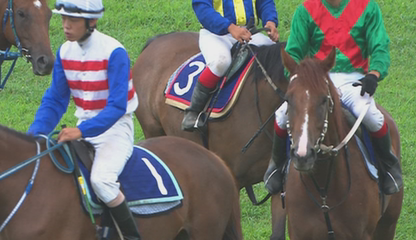
%> input picture 运动估计与补偿/18.png, 416 x 240 px
$ octave main.m   (GNU Octave 9; MATLAB toolbox functions it lacks are replaced by stand-ins)
%> lines starting %> are read from the running program, lines starting %| are printed output that depends on the picture
### 运动估计与补偿/BinarySearch.m
function [motion_vector,block_center] = BinarySearch(cur_img, ref_img, macro_block_size, dm)
    %% 定义基本变量
    % search_times 记录搜索次数
    search_times = 0;
    [row, col] = size(cur_img);
    % 定义每个宏块中心点位置
    block_center = zeros(2, row*col/(macro_block_size^2));
    % 定义每个宏块运动矢量
    motion_vector = zeros(2,row*col/(macro_block_size^2));
    % 记录当前处理的宏块的下标
    macro_block_index= 1;
    % 设置初始步长
    step = dm;
    fprintf("====================================================================\n");
    fprintf("三步搜索法:\n");
    % 开启 profile
    profile on

    %% 三步搜索法实现
    %当前帧起始行搜索范围，步长是块数
    for i = 1:macro_block_size:row-macro_block_size+1
        for j = 1:macro_block_size:col-macro_block_size+1 %当前帧起始列搜索范围，步长是块数
            % 每次走step这么长，一层遍历是3次，两层遍历就是9次

            start_row = i;
            start_col = j;
            last = 100000;
            min_row = -1;
            min_col = -1;
            % 只要step还大于0就继续循环
            while step > 0
                %costs = ones(3,3)*100000;
                for m= -step: step: step
                    for n= -step: step: step
                        ref_block_row = start_row+m; %参考帧搜索框起始行
                        ref_block_col = start_col+n; %参考帧搜索框起始列
                        search_times = search_times + 1;
                        % 如果超出搜索范围直接退出
                        if (ref_block_row < 1|| ref_block_row+macro_block_size-1 > row || ref_block_col < 1 || ref_block_col+macro_block_size-1 > col)
                            continue;
                        end
                        %计算SAD
                        cost = SAD(cur_img(i:i+macro_block_size-1,j:j+macro_block_size-1),ref_img(ref_block_row:ref_block_row+macro_block_size-1,ref_block_col:ref_block_col+macro_block_size-1));
                        if(last > cost)
                            last = cost;
                            min_row = ref_block_row;
                            min_col = ref_block_col;
                        end
                    end
                end
                % 每次9个点搜索结束后步长减半

                if step > 1
                    start_row = min_row;
                    start_col = min_col;
                end
                step = floor(step / 2);
            end
            % 恢复初始步长
            step = dm;

            block_center(1,macro_block_index) = i+ macro_block_size/2-1;
            block_center(2,macro_block_index) = j+ macro_block_size/2-1;

            motion_vector(1,macro_block_index) = min_row-i;
            motion_vector(2,macro_block_index) = min_col-j;
            macro_block_index = macro_block_index+1;
         end
    end
    %% 后处理，打印信息，记录profile运行结果
    % 查看profile结果
    profile viewer
    p = profile('info');
    % 保存profile 结果
    profsave(p,'profile_results')
    % 打印搜索次数
    fprintf("共搜索了%d次\n", search_times);
    fprintf("====================================================================\n");
end

### 运动估计与补偿/motion_compensation.m
function pred_img = motion_compensation(ref_img, motion_vector, macro_block_size)
    [row,col] = size(ref_img);
    macro_block_index = 1;
    for i = 1:macro_block_size:row-macro_block_size+1
        for j = 1:macro_block_size:col-macro_block_size+1
             pred_img(i:i+macro_block_size-1,j:j+macro_block_size-1) = ref_img(i+motion_vector(1,macro_block_index):i+motion_vector(1,macro_block_index)+macro_block_size-1, ...
                 j+motion_vector(2,macro_block_index):j+motion_vector(2,macro_block_index)+macro_block_size-1);
             macro_block_index = macro_block_index+1;
        end
    end
end

### 运动估计与补偿/Calibration.m
function cal = Calibration(img)
    img = double(img);
    [row, col] = size(img);
    fmin = min(min(img));
    fm = img - fmin * ones(row, col);
    fmmax = max(max(fm));
    fs = 255 * fm ./ fmmax;
    cal = uint8(fs);
end

### 运动估计与补偿/main.m
%% 参数设置
clear;
macro_block_size = 8;      % 块尺寸为16*16
w = 7;			  % 匹配次数为(2dm+1)*(2dm+1)
fprintf("########运动估计与运动预测########:\n");
fprintf("宏块大小: %d\n", macro_block_size);
fprintf("搜索范围w: %d\n", w);
fprintf("#################################\n");
figure("Name", "w="+num2str(w)+",macro_size="+num2str(macro_block_size));

%% 读入图像的预处理
% 读入参考帧的图像
ref_img = imread('18.png');
%> ref_img is the input picture: size 240x416x3 uint8; mean R, G, B 106.2, 108.9, 101.7
% 读入当前帧的图像
cur_img = imread('20.png');
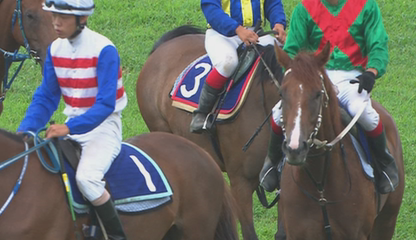
%> input picture 运动估计与补偿/20.png, 416 x 240 px
%> cur_img is the input picture: size 240x416x3 uint8; mean R, G, B 105.7, 108.6, 101.3
% 转为灰度图，缩减维度
ref_img = rgb2gray(ref_img);
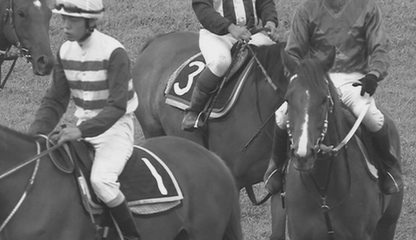
%> ref_img: size 240x416 uint8; min 29, max 236, mean 107.3
cur_img = rgb2gray(cur_img);
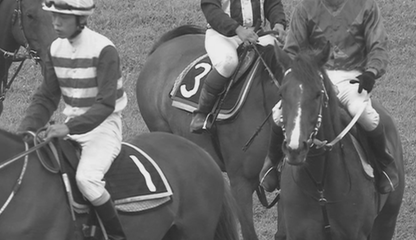
%> cur_img: size 240x416 uint8; min 33, max 236, mean 106.9
subplot(231); imshow(cur_img); title('当前帧图像');
subplot(232); imshow(ref_img); title('参考帧图像');
% 修改类型为浮点数便于精确计算
ref_img = double(ref_img);
%> ref_img: size 240x416 double
cur_img = double(cur_img);
%> cur_img: size 240x416 double

%%  搜索得到运动矢量
%[motion_vector, block_center,costs] = FullSearch(cur_img, ref_img, macro_block_size, w); %基于块的全搜索算法
[motion_vector, block_center] = BinarySearch(cur_img, ref_img, macro_block_size, w); %基于块的全搜索算法
%> after the loop in BinarySearch, `for i = 1:macro_block_size:row-macro_block_size+1`: block_center = 1560 columns, first 8: [4 4 4 4 4 4 4 4; 4 12 20 28 36 44 52 60]; macro_block_index = 1561; motion_vector = 1560 columns, first 8: [1 0 6 0 0 3 4 1; 0 -8 0 -8 -9 9 -7 0]; search_times = 42120
%| 共搜索了42120次

subplot(233); imshow(uint8(cur_img)); title('运动矢量图'); hold on
% 参考帧指向当前帧
% 确定宏块的中心
y = block_center(1, : );
%> y = 1560 values from 4 to 236
x = block_center(2, : );
%> x = 1560 values, max 412 at index 52, min 4 at index 1, mean 208
% 确定每个宏块的运动矢量
v = -motion_vector(1, : );
%> v = 1560 values, max 11 at index 209, min -11 at index 106, mean -0.696
u = -motion_vector(2, : );
%> u = 1560 values, max 11 at index 61, min -11 at index 116, mean -1.37
% 绘制运动矢量图
quiver(x, y, u, v, 'r');
hold on

%% 进行运动补偿
%运动补偿后的图像：根据运动矢量计算预测帧，并传输残差帧
pred_img = motion_compensation(ref_img, motion_vector, macro_block_size);
%> after the loop in motion_compensation, `for i = 1:macro_block_size:row-macro_block_size+1`:
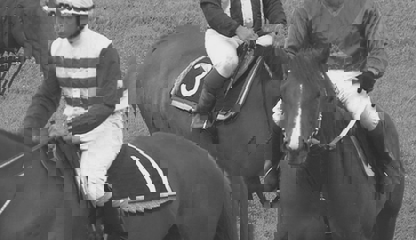
%> pred_img: size 240x416 double; min 31, max 236, mean 106.6
%计算当前帧和预测帧的峰值信噪比
subplot(234); imshow(uint8(pred_img));
title('预测帧图像');

%% 计算残差
err = cur_img - pred_img;
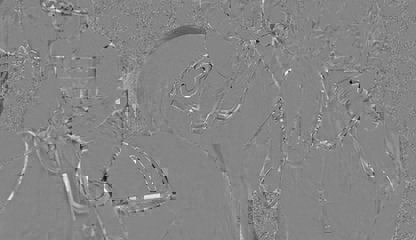
%> err: size 240x416 double; min -190, max 173, mean 0.3; drawn with min black and max white
% 标注残差
img_err = Calibration(err);
%> in Calibration, `fmin = min(min(img));`: fmin = -190
%> in Calibration, `fmmax = max(max(fm));`: fmmax = 363
subplot(235); imshow(img_err); title('残差帧图像');
%
% %% 重建图像
% %根据运动矢量指明的位置及残差帧重建图像
rebuilt_img = pred_img + err;
subplot(236); imshow(uint8(rebuilt_img)); title('重建帧图像');
%> after `title('重建帧图像')`:
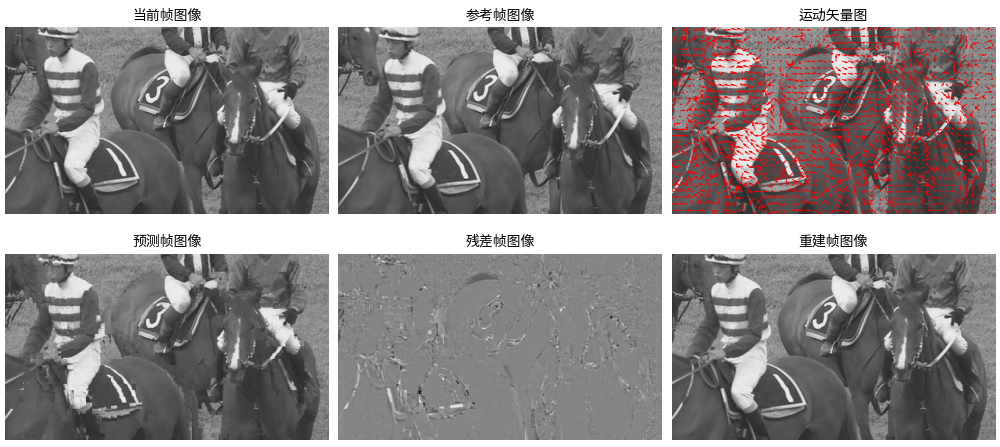
%> figure redrawn from the program's plot data, 6 panels
